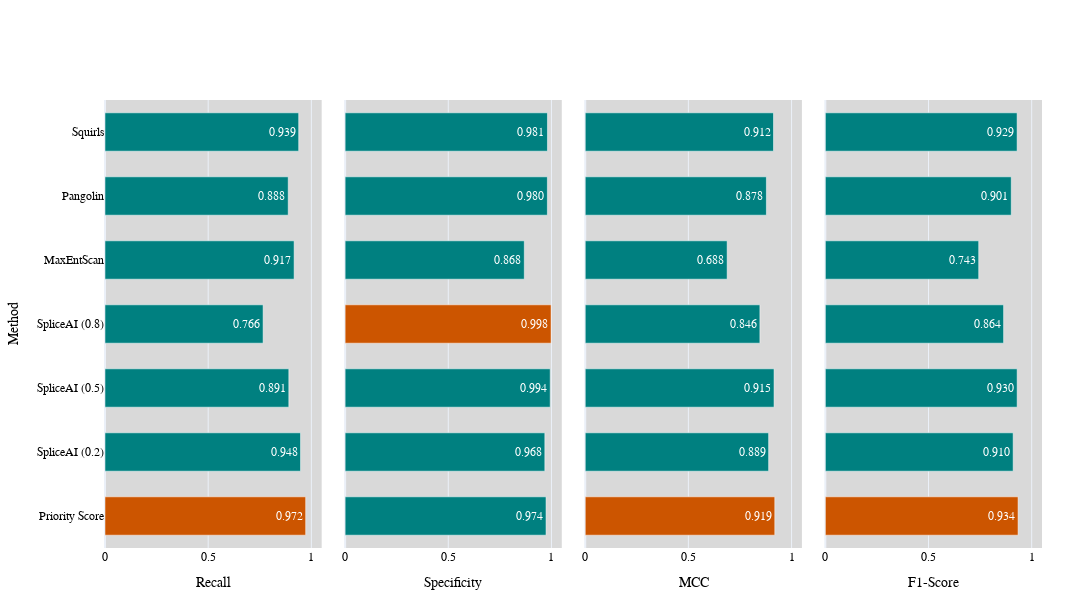

Here is the notebook cell this chart was saved with:
### Code cell
import pandas as pd
import plotly.graph_objects as go
from plotly.subplots import make_subplots

# 表示したい指標
metrics_of_interest = ["recall", "specificity", "Mcc", "F1-score"]

# x軸ラベル修正用のマッピング（例："Mcc" → "MCC", "F1-score" → "F1-Score"）
metric_mapping = {
    "mcc": "MCC",
    "f1-score": "F1-Score"
}

# y軸（メソッド名）修正用のマッピング
method_mapping = {
    "PriorityScore_1": "Priority Score",
    "SpliceAI_02": "SpliceAI (0.2)",
    "SpliceAI_05": "SpliceAI (0.5)",
    "SpliceAI_08": "SpliceAI (0.8)",
    "MaxEntScan": "MaxEntScan",
    "Pangolin": "Pangolin"
}

rows = 1
cols = len(metrics_of_interest)

# subplot_titles を指定しないので、上部ラベルは表示されません。
# horizontal_spacing の値を調整することで横方向の間隔を変更できます。
fig = make_subplots(
    rows=rows,
    cols=cols,
    horizontal_spacing=0.025,  # ここで間隔を調整
    vertical_spacing=0.1
)

for i, metric in enumerate(metrics_of_interest):
    # 対象のカラム抽出（大文字小文字を区別せずに検索）
    target_cols = [col for col in boot_results.columns if col.lower().endswith(f"_{metric.lower()}")]
    
    method_values = {}
    for col in target_cols:
        # 末尾の "_<metric>" を除いてメソッド名を取得
        method_name = col[:-len(metric)-1]
        # マッピングがあれば置換、なければそのまま使用
        display_name = method_mapping.get(method_name, method_name)
        method_values[display_name] = boot_results[col].mean()
    
    # プロット用のDataFrame作成
    plot_df = pd.DataFrame({
        'method': list(method_values.keys()),
        'value': list(method_values.values())
    })
    
    max_val = plot_df['value'].max()
    # 最大値は "#800000"（maroon）、それ以外は "#000080"（navy）で色分け
    colors = ['#CC5500' if val == max_val else '#008080' for val in plot_df['value']]
    
    row_idx = 1
    col_idx = i + 1
    
    fig.add_trace(
        go.Bar(
            x=plot_df['value'],
            y=plot_df['method'],
            orientation='h',
            marker_color=colors,
            text=[f"{v:.3f}" for v in plot_df['value']],
            textposition='auto',
            textfont=dict(size=12, color="#FFFFFF"),
            width=0.6,
            cliponaxis=False
        ),
        row=row_idx,
        col=col_idx
    )
    
    # x軸ラベルは "Mcc" → "MCC" などに変換
    x_axis_label = metric_mapping.get(metric.lower(), metric.capitalize())
    
    fig.update_xaxes(
        title_text=x_axis_label,
        range=[0, 1.05],
        tickfont=dict(size=12),
        title_font=dict(size=14),
        row=row_idx,
        col=col_idx
    )
    
    # 左端のサブプロットのみ y軸にメソッド名表示
    if col_idx == 1:
        fig.update_yaxes(
            title_text="Method",
            showticklabels=True,
            tickfont=dict(size=12),
            title_font=dict(size=14),
            row=row_idx,
            col=col_idx
        )
    else:
        fig.update_yaxes(
            title_text="",
            showticklabels=False,
            tickfont=dict(size=12),
            row=row_idx,
            col=col_idx
        )

# レイアウト全体の設定（背景は ggplot2 風の灰色に）
fig.update_layout(
    bargap=0.15,
    bargroupgap=0.0,
    width=1200,
    height=600,
    showlegend=False,
    template="plotly_white",
    font=dict(
         family="Arial, sans-serif",
         size=12,
         color="#000000"
    ),
    paper_bgcolor="#FFFFFF",  # プロット領域の背景
    plot_bgcolor="#D9D9D9", # 全体の背景
    margin=dict(l=100, r=50, t=100, b=50)
)

fig.show()

### Figure 1 — Plotly figure (JSON) as saved in the notebook; plotly's stock layout.template omitted (floating-point values rounded to 4 significant figures)
{"data": [{"cliponaxis": false, "marker": {"color": ["#CC5500", "#008080", "#008080", "#008080", "#008080", "#008080", "#008080"]}, "orientation": "h", "text": ["0.972", "0.948", "0.891", "0.766", "0.917", "0.888", "0.939"], "textfont": {"color": "#FFFFFF", "size": 12}, "textposition": "auto", "type": "bar", "width": 0.6, "x": [0.9725, 0.9476, 0.8908, 0.7662, 0.9166, 0.8879, 0.9386], "xaxis": "x", "y": ["Priority Score", "SpliceAI (0.2)", "SpliceAI (0.5)", "SpliceAI (0.8)", "MaxEntScan", "Pangolin", "Squirls"], "yaxis": "y"}, {"cliponaxis": false, "marker": {"color": ["#008080", "#008080", "#008080", "#CC5500", "#008080", "#008080", "#008080"]}, "orientation": "h", "text": ["0.974", "0.968", "0.994", "0.998", "0.868", "0.980", "0.981"], "textfont": {"color": "#FFFFFF", "size": 12}, "textposition": "auto", "type": "bar", "width": 0.6, "x": [0.9737, 0.9679, 0.9939, 0.9982, 0.8684, 0.9802, 0.9806], "xaxis": "x2", "y": ["Priority Score", "SpliceAI (0.2)", "SpliceAI (0.5)", "SpliceAI (0.8)", "MaxEntScan", "Pangolin", "Squirls"], "yaxis": "y2"}, {"cliponaxis": false, "marker": {"color": ["#CC5500", "#008080", "#008080", "#008080", "#008080", "#008080", "#008080"]}, "orientation": "h", "text": ["0.919", "0.889", "0.915", "0.846", "0.688", "0.878", "0.912"], "textfont": {"color": "#FFFFFF", "size": 12}, "textposition": "auto", "type": "bar", "width": 0.6, "x": [0.9186, 0.8888, 0.9151, 0.8464, 0.6879, 0.878, 0.9125], "xaxis": "x3", "y": ["Priority Score", "SpliceAI (0.2)", "SpliceAI (0.5)", "SpliceAI (0.8)", "MaxEntScan", "Pangolin", "Squirls"], "yaxis": "y3"}, {"cliponaxis": false, "marker": {"color": ["#CC5500", "#008080", "#008080", "#008080", "#008080", "#008080", "#008080"]}, "orientation": "h", "text": ["0.934", "0.910", "0.930", "0.864", "0.743", "0.901", "0.929"], "textfont": {"color": "#FFFFFF", "size": 12}, "textposition": "auto", "type": "bar", "width": 0.6, "x": [0.934, 0.9103, 0.9297, 0.864, 0.7433, 0.9011, 0.9295], "xaxis": "x4", "y": ["Priority Score", "SpliceAI (0.2)", "SpliceAI (0.5)", "SpliceAI (0.8)", "MaxEntScan", "Pangolin", "Squirls"], "yaxis": "y4"}], "layout": {"bargap": 0.15, "bargroupgap": 0, "font": {"color": "#000000", "family": "Arial, sans-serif", "size": 12}, "height": 600, "margin": {"b": 50, "l": 100, "r": 50, "t": 100}, "paper_bgcolor": "#FFFFFF", "plot_bgcolor": "#D9D9D9", "showlegend": false, "width": 1200, "xaxis": {"anchor": "y", "domain": [0, 0.2313], "range": [0, 1.05], "tickfont": {"size": 12}, "title": {"font": {"size": 14}, "text": "Recall"}}, "xaxis2": {"anchor": "y2", "domain": [0.2563, 0.4875], "range": [0, 1.05], "tickfont": {"size": 12}, "title": {"font": {"size": 14}, "text": "Specificity"}}, "xaxis3": {"anchor": "y3", "domain": [0.5125, 0.7438], "range": [0, 1.05], "tickfont": {"size": 12}, "title": {"font": {"size": 14}, "text": "MCC"}}, "xaxis4": {"anchor": "y4", "domain": [0.7688, 1], "range": [0, 1.05], "tickfont": {"size": 12}, "title": {"font": {"size": 14}, "text": "F1-Score"}}, "yaxis": {"anchor": "x", "domain": [0, 1], "showticklabels": true, "tickfont": {"size": 12}, "title": {"font": {"size": 14}, "text": "Method"}}, "yaxis2": {"anchor": "x2", "domain": [0, 1], "showticklabels": false, "tickfont": {"size": 12}, "title": {"text": ""}}, "yaxis3": {"anchor": "x3", "domain": [0, 1], "showticklabels": false, "tickfont": {"size": 12}, "title": {"text": ""}}, "yaxis4": {"anchor": "x4", "domain": [0, 1], "showticklabels": false, "tickfont": {"size": 12}, "title": {"text": ""}}}}
